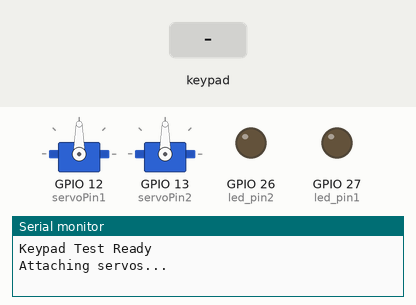
This sketch was run on a simulated ESP32. On the bench: 2 × servo, output pins drawn as LEDs (lit = HIGH), the last lines printed to the serial monitor. The test bench sets the inputs (shaded band).

Above: at 1.2 s.
1.3 s: keypad keys 1 2 3 4 5 pressed 0.4 s apart
At 4.6 s:
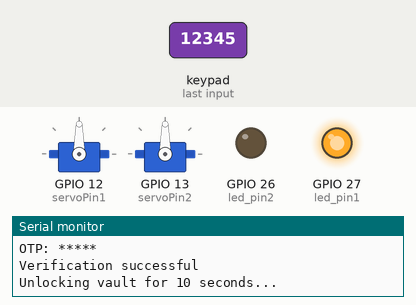
4.8 s: keypad keys 5 5 5 # pressed 0.4 s apart
9.4 s: key '*' pressed
12.4 s: key 'A' pressed
At 12.9 s:
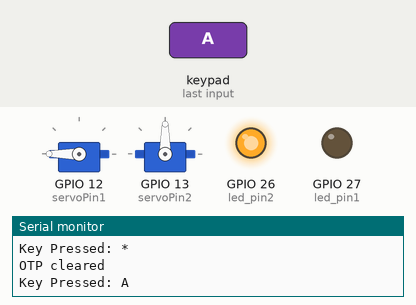
13.9 s: key 'B' pressed
At 14.12 s:
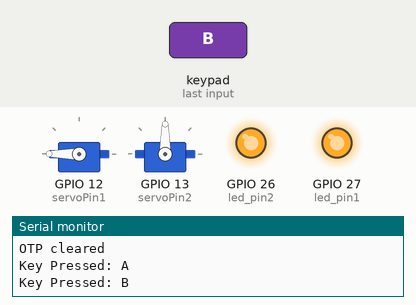
15.5 s: keypad keys 1 2 3 4 5 D pressed 0.4 s apart
At 21.7 s:
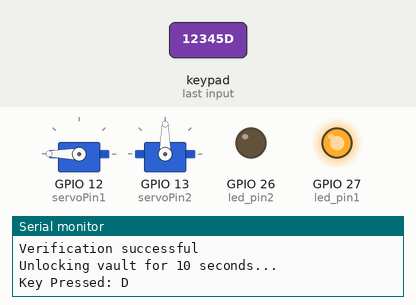
Timing chart, 0 to 33.5 s (numbered marks = the images above; inputs shaded):
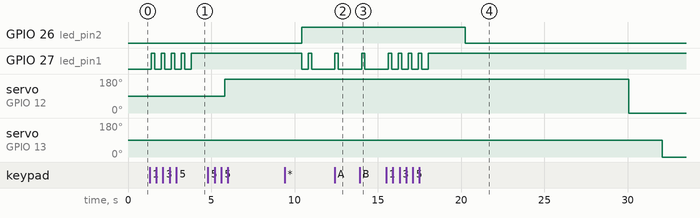

The sketch:

keypad_sarvo_integration_test.ino
```cpp
#include <Keypad.h>
#include <ESP32Servo.h>

Servo lock_servo1;
Servo lock_servo2;
const int servoPin1 = 12;
const int servoPin2 = 13;
const int lock_position = 0;
const int close_position = 0;
const int unlock_position = 90;
const int open_position = 180;

const byte ROWS = 4;
const byte COLS = 4;
char keys[ROWS][COLS] = {
  {'1','4','7','*'},
  {'2','5','8','0'},
  {'3','6','9','#'},
  {'A','B','C','D'}
};
byte rowPins[ROWS] = {19, 18, 5, 17};
byte colPins[COLS] = {15, 21, 4, 16};
Keypad keypad = Keypad(makeKeymap(keys), rowPins, colPins, ROWS, COLS);

const int led_pin1 = 27;
const int led_pin2 = 26;

//password matching logics
String enteredOTP = "";
const int maxOTPLength = 5;
bool vaultOpen = false;
unsigned long openTime = 0;
const unsigned long openDuration = 10000;

bool is_empty = false;
bool is_filled = false;

void setup() {
  Serial.begin(115200);
  Serial.println("Keypad Test Ready");
  pinMode(led_pin1, OUTPUT);
  pinMode(led_pin2 , OUTPUT);
  digitalWrite(led_pin1, 0);
  digitalWrite(led_pin2, 0);
  //sarvo section
  Serial.println("Attaching servos...");
  lock_servo1.attach(servoPin1);
  lock_servo2.attach(servoPin2);
}

void loop() {
  char key = keypad.getKey();

  //password validation
  if (key) {
    Serial.print("Key Pressed: ");
    Serial.println(key);
    digitalWrite(led_pin1, 1);

    if (key >= '0' && key <= '9')
    {
      if (enteredOTP.length() < maxOTPLength)
      {
        enteredOTP += key;
        Serial.print("OTP: ");
        for (int i = 0; i < enteredOTP.length(); i++)
        {
          Serial.print("*");
        }
        Serial.println();
        if (enteredOTP.length() == maxOTPLength)
        {
          verifyOTP(enteredOTP);
          enteredOTP = "";
        }
      }
    }
    else if (key == '*')
    {
      enteredOTP = "";
      Serial.println("OTP cleared");
    }
    else if (key == '#')
    {
      if (enteredOTP.length() > 0)
      {
        verifyOTP(enteredOTP);
        enteredOTP = "";
      }
    }
  }

  //close vault after 10 seconds
  if (vaultOpen && (millis() - openTime > openDuration))
  {
    close_vault();
  }
  delay(200);
  digitalWrite(led_pin1, 0);

  if(is_empty == true)
  {
    digitalWrite(led_pin1, 1);
  }
  else
  {
    digitalWrite(led_pin1, 0);
  }
  if(is_filled == true)
  {
    digitalWrite(led_pin2, 1);
  }
  else
  {
    digitalWrite(led_pin2, 0);
  }
}

void open_vault()
{
  Serial.println("Unlocking vault for 10 seconds...");
  lock_servo2.write(unlock_position);
  delay(2000);
  vaultOpen = true;
  lock_servo1.write(open_position);
  openTime = millis();
}
void close_vault()
{
  Serial.println("Closing vault...");
  lock_servo1.write(close_position);
  delay(2000);
  lock_servo2.write(lock_position);
  vaultOpen = false;
}
void verifyOTP(String otp) {


    if (otp.length() > 0)
    {
      //user collect things and update empty status
      if (otp == "12345")
      {
        Serial.println("Verification successful");
        is_empty = true;
        is_filled = false;
        open_vault();
      }
      //admin reset empty status and put things inside
      else if(otp == "555")
      {
        is_empty = false;
        is_filled = true;
        open_vault();
      }
      else
      {
        Serial.println("Verification failed");
      }
    }
    else
    {
      Serial.println("Something went wrong");
    }
 }
```

Measured:
- after the input at 1.3 s, GPIO 27 (led_pin1): alternates HIGH for 0.20 s and LOW for 0.40 s, 9 changes in all, then stays HIGH, starting after 0.10 s
- after the input at 12.4 s, GPIO 27 (led_pin1): LOW → HIGH at once, → LOW 0.20 s later
- after the input at 13.9 s, GPIO 27 (led_pin1): LOW → HIGH after 0.13 s, → LOW 0.20 s later
- after the input at 15.5 s, GPIO 26 (led_pin2): HIGH → LOW after 4.7 s; GPIO 27 (led_pin1): alternates HIGH for 0.20 s and LOW for 0.40 s, 9 changes in all, then stays HIGH, starting after 0.13 s; servo on GPIO 12 (servoPin1): 180° → 0° after 14.6 s instead of 4.7 s; servo on GPIO 13 (servoPin2): 90° → 0° after 16.6 s instead of 6.7 s
